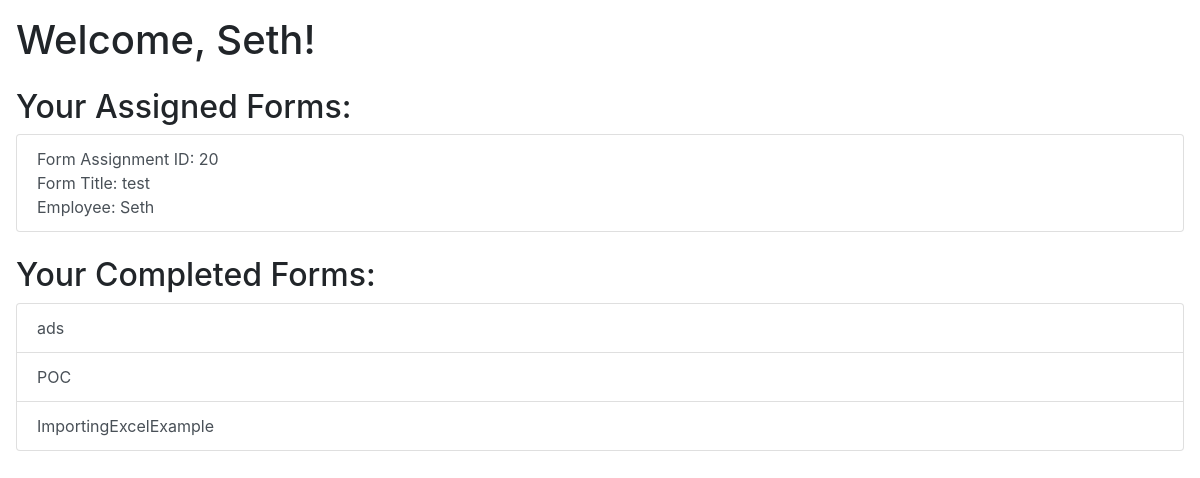
The app's page /employee_dashboard/ (signed in) with its own data.
### formapp/models.py (models this page shows)
class FormAssignment(models.Model):
    form = models.ForeignKey(Form, on_delete=models.CASCADE)
    employee = models.ForeignKey(Employee, on_delete=models.CASCADE)
    responses = models.ManyToManyField(Response)  # Add this line
    completed = models.BooleanField(default=False)

class Form(models.Model):
    title = models.CharField(max_length=200)
    creator = models.ForeignKey(User, on_delete=models.CASCADE)
    creation_date = models.DateTimeField(auto_now_add=True)
    assigned_employees = models.ManyToManyField(Employee, through='FormAssignment')
    is_draft = models.BooleanField(default=False)  # New field
    total_score = models.DecimalField(max_digits=5, decimal_places=2, default=0.0)  # New field to store the overall form score

class Employee(models.Model):
    user = models.OneToOneField(User, on_delete=models.CASCADE)

### formapp/views.py (the view)
# urls.py: path('employee_dashboard/', views.employee_dashboard, name='employee_dashboard'),
def employee_dashboard(request):
    if request.user.is_authenticated:
        user = request.user
        try:
            employee = Employee.objects.get(user=user)
        except Employee.DoesNotExist:
            return HttpResponse("Employee does not exist.")
        form_assignments = FormAssignment.objects.filter(employee=employee, completed=False)
        completed_form_assignments = FormAssignment.objects.filter(employee=employee, completed=True)
        return render(request, 'formapp/employee_dashboard.html', {
            'employee_name': user.username,
            'form_assignments': form_assignments,
            'completed_form_assignments': completed_form_assignments
        })
    else:
        return HttpResponse("You are not logged in.")

### formapp/templates/formapp/employee_dashboard.html (shortened to what this page needs)
<!DOCTYPE html>
{% load static %}
<html>
<head>
    <link rel="stylesheet" href="https://stackpath.bootstrapcdn.com/bootstrap/4.5.0/css/bootstrap.min.css">
</head>
<body class="p-3">
    <h1 class="mb-4">Welcome, {{ employee_name }}!</h1>
    <div>
        <div>
            <h2>Your Assigned Forms:</h2>
            <div class="list-group mb-4">
                {% for form_assignment in form_assignments %}
                    <a href="{% url 'form_completion' form_assignment.id %}" class="list-group-item list-group-item-action">
                        Form Assignment ID: {{ form_assignment.id }} <br/>
                        Form Title: {{ form_assignment.form.title }} <br/>
                        Employee: {{ form_assignment.employee.user.username }}
                    </a>
                {% empty %}
                    <div class="list-group-item">No forms assigned yet</div>
                {% endfor %}
            </div>
        </div>
    </div>
    <div>
        <h2>Your Completed Forms:</h2>
        <div class="list-group">
            {% for form_assignment in completed_form_assignments %}
                <a href="{% url 'form_view' form_assignment.form.id %}" class="list-group-item list-group-item-action">
                    {{ form_assignment.form.title }}
                </a>
            {% empty %}
                <div class="list-group-item">No forms completed yet</div>
            {% endfor %}
        </div>
    </div>
</body>
</html>

### records on screen
FormAssignment: id "20", form "test", employee.user.username "Seth"
FormAssignment: form "ads"
FormAssignment: form "POC"
FormAssignment: form "ImportingExcelExample"

### other values on screen
{{ employee_name }} "Seth"
